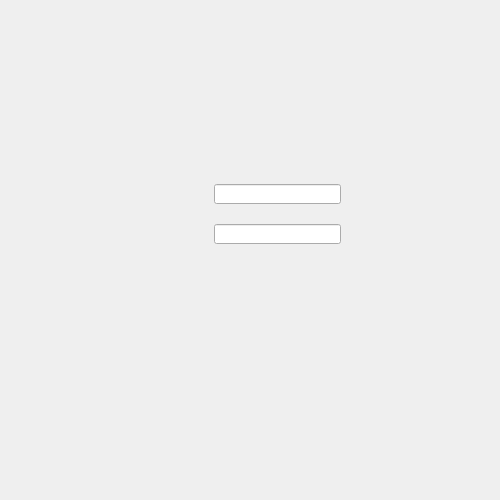
<?xml version="1.0" encoding="UTF-8"?>
<ui version="4.0">
 <class>MainWindow</class>
 <widget class="QMainWindow" name="MainWindow">
  <property name="geometry">
   <rect>
    <x>0</x>
    <y>0</y>
    <width>500</width>
    <height>500</height>
   </rect>
  </property>
  <property name="minimumSize">
   <size>
    <width>500</width>
    <height>500</height>
   </size>
  </property>
  <property name="maximumSize">
   <size>
    <width>500</width>
    <height>500</height>
   </size>
  </property>
  <property name="windowTitle">
   <string>APLIKASI COBAAN</string>
  </property>
  <property name="windowIcon">
   <iconset>
    <normaloff>../../TugasAkhir_Prolan/PageLogin/P_Icon.png</normaloff>../../TugasAkhir_Prolan/PageLogin/P_Icon.png</iconset>
  </property>
  <widget class="QWidget" name="centralwidget">
   <widget class="QWidget" name="widgetLogin" native="true">
    <property name="geometry">
     <rect>
      <x>0</x>
      <y>0</y>
      <width>500</width>
      <height>500</height>
     </rect>
    </property>
    <property name="minimumSize">
     <size>
      <width>500</width>
      <height>500</height>
     </size>
    </property>
    <property name="maximumSize">
     <size>
      <width>500</width>
      <height>500</height>
     </size>
    </property>
    <widget class="QLabel" name="background">
     <property name="geometry">
      <rect>
       <x>0</x>
       <y>0</y>
       <width>500</width>
       <height>500</height>
      </rect>
     </property>
     <property name="minimumSize">
      <size>
       <width>500</width>
       <height>500</height>
      </size>
     </property>
     <property name="maximumSize">
      <size>
       <width>500</width>
       <height>500</height>
      </size>
     </property>
     <property name="text">
      <string/>
     </property>
     <property name="pixmap">
      <pixmap>../../TugasAkhir_Prolan/PageLogin/P_FrameDesain.jpg</pixmap>
     </property>
     <property name="scaledContents">
      <bool>true</bool>
     </property>
    </widget>
    <widget class="QLabel" name="ShapesID">
     <property name="geometry">
      <rect>
       <x>150</x>
       <y>180</y>
       <width>199</width>
       <height>29</height>
      </rect>
     </property>
     <property name="text">
      <string/>
     </property>
     <property name="pixmap">
      <pixmap>../../TugasAkhir_Prolan/PageLogin/P_ShapesID.png</pixmap>
     </property>
     <property name="scaledContents">
      <bool>true</bool>
     </property>
    </widget>
    <widget class="QLabel" name="ShapesPASS">
     <property name="geometry">
      <rect>
       <x>150</x>
       <y>220</y>
       <width>199</width>
       <height>29</height>
      </rect>
     </property>
     <property name="text">
      <string/>
     </property>
     <property name="pixmap">
      <pixmap>../../TugasAkhir_Prolan/PageLogin/P_ShapesPWD.png</pixmap>
     </property>
     <property name="scaledContents">
      <bool>true</bool>
     </property>
    </widget>
    <widget class="QToolButton" name="buttonLogin">
     <property name="geometry">
      <rect>
       <x>210</x>
       <y>260</y>
       <width>91</width>
       <height>31</height>
      </rect>
     </property>
     <property name="text">
      <string/>
     </property>
     <property name="icon">
      <iconset>
       <normaloff>../../TugasAkhir_Prolan/PageLogin/P_ButtonLogin.png</normaloff>../../TugasAkhir_Prolan/PageLogin/P_ButtonLogin.png</iconset>
     </property>
     <property name="iconSize">
      <size>
       <width>80</width>
       <height>23</height>
      </size>
     </property>
     <property name="autoRaise">
      <bool>true</bool>
     </property>
    </widget>
    <widget class="QLineEdit" name="inputID">
     <property name="geometry">
      <rect>
       <x>214</x>
       <y>184</y>
       <width>127</width>
       <height>20</height>
      </rect>
     </property>
    </widget>
    <widget class="QLineEdit" name="inputPASS">
     <property name="geometry">
      <rect>
       <x>214</x>
       <y>224</y>
       <width>127</width>
       <height>20</height>
      </rect>
     </property>
    </widget>
   </widget>
  </widget>
 </widget>
 <resources/>
 <connections/>
</ui>
